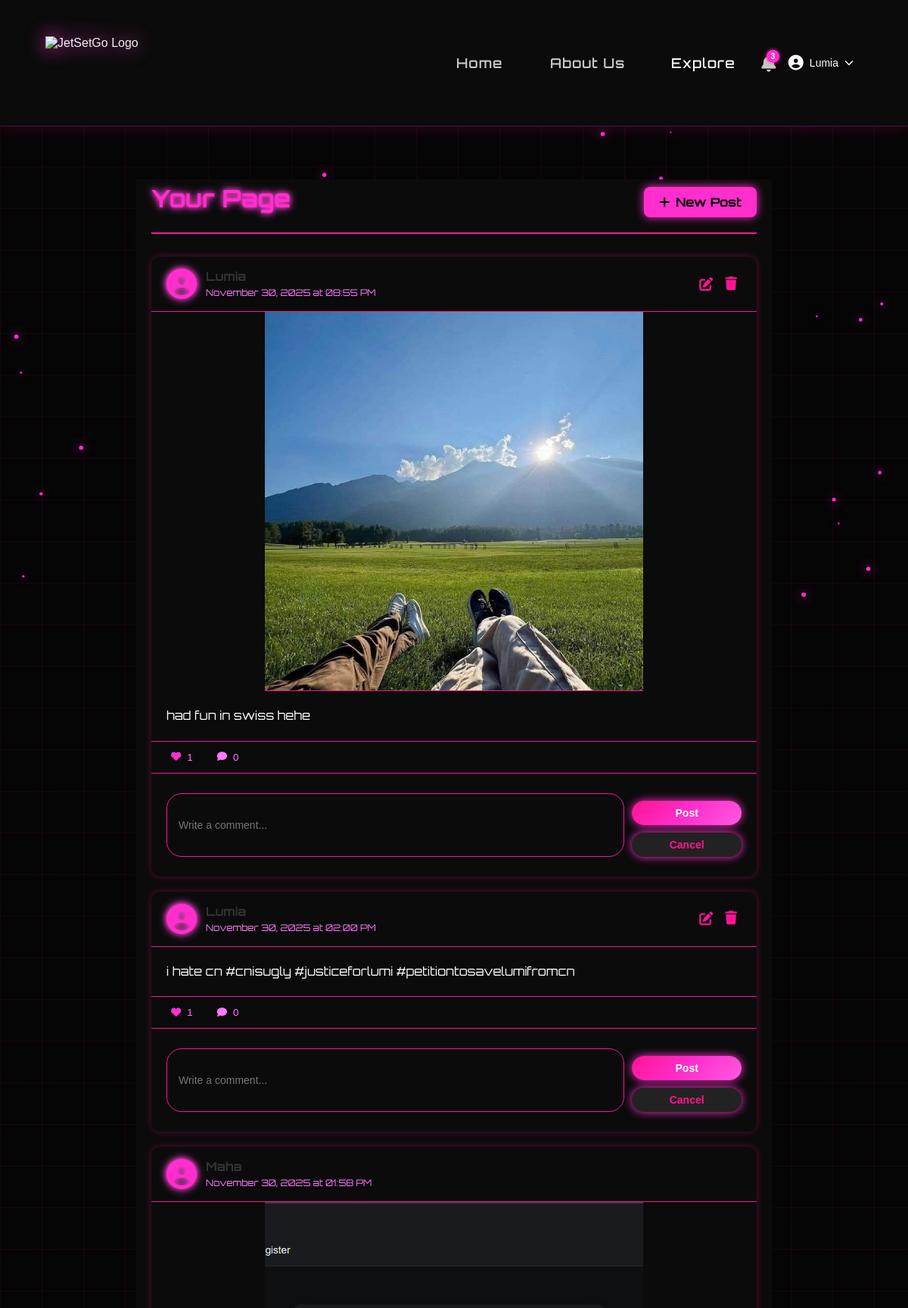
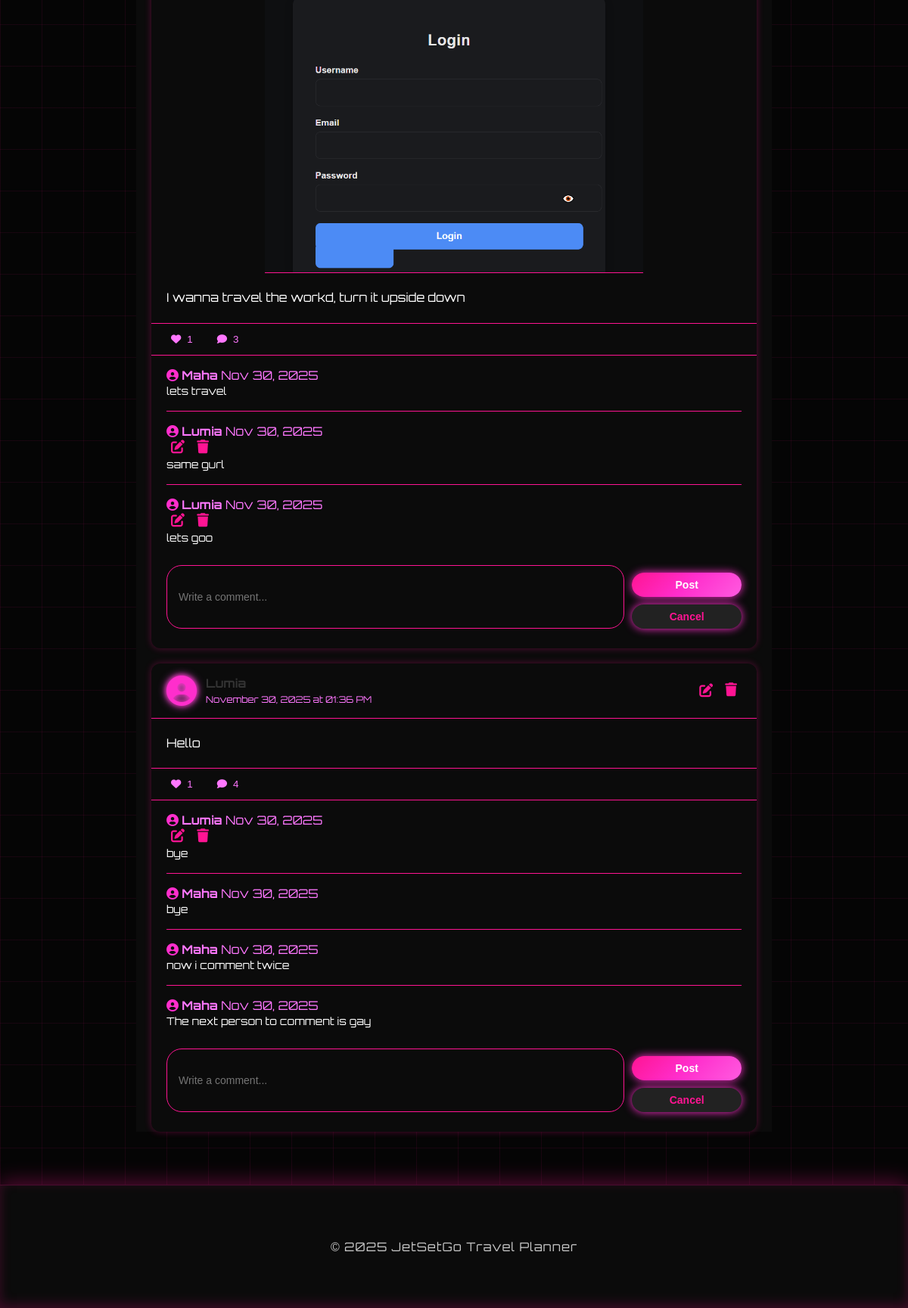
The page /social/your-page (signed in) on the database its author committed (2 pictures, top to bottom).
### app/models.py (models this page shows, shortened)
class User(db.Model):
    __tablename__ = 'user'
    id = db.Column(db.Integer, primary_key=True)
    username = db.Column(db.String(100), nullable=False)
    email = db.Column(db.String(100), unique=True, nullable=False)
    password = db.Column(db.String(200), nullable=False)
    shared_expenses = db.relationship("Expense", secondary=expense_shared, backref="users_shared")
    favorite_destinations = db.relationship(
        "FavoriteDestination",
        secondary=user_favorite_destinations,
        backref=db.backref("users_who_favorited", lazy="dynamic")
    )
    reviews = db.relationship("Review", backref="user", lazy=True, cascade="all, delete-orphan")

class Post(db.Model):
    __tablename__ = "post"
    id = db.Column(db.Integer, primary_key=True)
    user_id = db.Column(db.Integer, db.ForeignKey("user.id"), nullable=False)
    content = db.Column(db.Text, nullable=False)
    image_url = db.Column(db.String(500))
    created_at = db.Column(db.DateTime, default=datetime.utcnow)
    updated_at = db.Column(db.DateTime, default=datetime.utcnow, onupdate=datetime.utcnow)
    user = db.relationship("User", backref=db.backref("posts", lazy=True, cascade="all, delete-orphan"))
    comments = db.relationship("Comment", backref="post", lazy=True, cascade="all, delete-orphan")
    likes = db.relationship("User", secondary=post_likes, backref=db.backref("liked_posts", lazy=True))
    def get_like_count(self):
        return len(self.likes)
    def is_liked_by(self, user):
        return user in self.likes
    def delete(self):
        """Delete post"""
        db.session.delete(self)
        db.session.commit()

class Comment(db.Model):
    __tablename__ = "comment"
    id = db.Column(db.Integer, primary_key=True)
    post_id = db.Column(db.Integer, db.ForeignKey("post.id"), nullable=False)
    user_id = db.Column(db.Integer, db.ForeignKey("user.id"), nullable=False)
    content = db.Column(db.Text, nullable=False)
    created_at = db.Column(db.DateTime, default=datetime.utcnow)
    updated_at = db.Column(db.DateTime, default=datetime.utcnow, onupdate=datetime.utcnow)
    user = db.relationship("User", backref=db.backref("comments", lazy=True, cascade="all, delete-orphan"))
    def delete(self):
        """Delete comment"""
        db.session.delete(self)
        db.session.commit()

### app/routes/social.py (the view)
@social_bp.route("/your-page")
def your_page():
    if "user_id" not in session:
        flash("Please log in to view posts", "danger")
        return redirect(url_for("auth.login"))
    from app.models import Post, User
    user = User.query.get(session["user_id"])
    posts = Post.query.order_by(Post.created_at.desc()).all()
    return render_template("your_page.html", posts=posts, user=user)

### app/templates/your_page.html (shortened to what this page needs)
{% extends 'base.html' %}
{% block content %}
<div class="your-page-container">
    <div class="your-page-header">
        <h1>Your Page</h1>
        <a href="{{ url_for('social.create_post') }}" class="btn btn-primary" style="text-decoration: none; width: auto;">
            <i class="fas fa-plus"></i> New Post
        </a>
    </div>
    <div class="posts-container">
        {% if posts %}
            {% for post in posts %}
                <div class="post-card">
                    <div class="post-header">
                        <div class="post-user-info">
                            <i class="fas fa-user-circle"></i>
                            <div>
                                <h3 style="color: #333;"><b>{{ post.user.username }}</b></h3>
                                <span class="post-date">{{ post.created_at.strftime('%B %d, %Y at %I:%M %p') }}</span>
                            </div>
                        </div>
                        {% if post.user_id == session.get('user_id') %}
                            <div class="post-actions">
                                <a href="{{ url_for('social.edit_post', post_id=post.id) }}" class="btn-icon">
                                    <i class="fas fa-edit"></i>
                                </a>
                                <form method="POST" action="{{ url_for('social.delete_post', post_id=post.id) }}" style="display:inline;">
                                    <button type="submit" class="btn-icon btn-danger" onclick="return confirm('Delete this post?')">
                                        <i class="fas fa-trash"></i>
                                    </button>
                                </form>
                            </div>
                        {% endif %}
                    </div>
                    {% if post.image_url %}
                        <div class="post-image">
                            <img src="{{ post.image_url }}" alt="Post image" loading="lazy">
                        </div>
                    {% endif %}
                    <div class="post-content">
                        <p>{{ post.content }}</p>
                    </div>
                    <div class="post-interactions">
                        <button class="like-btn" data-post-id="{{ post.id }}" onclick="toggleLike('{{ post.id }}')">
                            <i class="fas fa-heart{% if user and post.is_liked_by(user) %} active{% endif %}"></i>
                            <span class="like-count">{{ post.get_like_count() }}</span>
                        </button>
                        <button class="comment-btn" type="button" onclick="toggleCommentForm(this)">
                            <i class="fas fa-comment"></i>
                            <span class="comment-count">{{ post.comments|length }}</span>
                        </button>
                    </div>
                    <div class="comments-section">
                        {% if post.comments %}
                            <div class="comments-list">
                                {% for comment in post.comments %}
                                    <div class="comment-item">
                                        <div class="comment-header">
                                            <div class="comment-user">
                                                <i class="fas fa-user-circle"></i>
                                                <strong>{{ comment.user.username }}</strong>
                                                <span class="comment-date">{{ comment.created_at.strftime('%b %d, %Y') }}</span>
                                            </div>
                                            {% if comment.user_id == session.get('user_id') %}
                                                <div class="comment-actions">
                                                    <button class="btn-icon edit-comment-btn" type="button" data-comment-id="{{ comment.id }}" data-comment-content="{{ comment.content }}">
                                                        <i class="fas fa-edit"></i>
                                                    </button>
                                                    <form method="POST" action="{{ url_for('social.delete_comment', comment_id=comment.id) }}" style="display:inline;">
                                                        <button type="submit" class="btn-icon btn-danger" onclick="return confirm('Delete this comment?')">
                                                            <i class="fas fa-trash"></i>
                                                        </button>
                                                    </form>
                                                </div>
                                            {% endif %}
                                        </div>
                                        <p class="comment-content">{{ comment.content }}</p>
                                    </div>
                                {% endfor %}
                            </div>
                        {% endif %}
                        {% if session.get('user_id') %}
                            <form method="POST" action="{{ url_for('social.add_comment', post_id=post.id) }}" class="comment-form">
                                <input type="text" id="comment_input_{{ post.id }}" name="comment_content" placeholder="Write a comment..." maxlength="1000">
                                <div class="comment-form-actions">
                                    <button type="submit" class="btn btn-small">Post</button>
                                    <button type="button" class="btn btn-small-cancel" onclick="toggleCommentForm(this.closest('.post-card').querySelector('.comment-btn'))">Cancel</button>
                                </div>
                            </form>
                        {% endif %}
                    </div>
                </div>
            {% endfor %}
        {% endif %}
    </div>
</div>
{% endblock %}

### app/templates/base.html (shortened to what this page needs)
<!DOCTYPE html>
<html lang="en">
<head>
    <link rel="stylesheet" href="{{ url_for('static', filename='css/style.css') }}">
    <link rel="stylesheet"
          href="https://cdnjs.cloudflare.com/ajax/libs/font-awesome/6.5.0/css/all.min.css">
</head>
<body>
<header>
    <div class="container nav-container">
        <img src="{{ url_for('static', filename='images/logo.png') }}" alt="JetSetGo Logo" class="logo">
        <nav>
            {% if 'user_id' in session and 'user_email' in session %}
            <a href="{{ url_for('view.user_home') }}">Home</a>
            {% else %}
            <a href="{{ url_for('view.landing') }}">Home</a>
            {% endif %}
            <a href="{{ url_for('main.about') }}">About Us</a>
            <a href="{{ url_for('social.explore') }}" class="nav-explore">Explore</a>
            <div class="notif-wrapper">
                <i class="fas fa-bell notif-bell" id="notifBell"></i>
                <span id="notifBadge" class="notif-badge" style="display:none;">0</span>
            </div>
            {% if 'user_id' in session and 'user_email' in session %}
                <div class="user-dropdown-wrapper">
                    <button class="user-dropdown-toggle">
                        <i class="fas fa-user-circle"></i>
                        <span class="username-display">{{ session.get('user_name', 'User') }}</span>
                        <i class="fas fa-chevron-down"></i>
                    </button>
                </div>
            {% else %}
                <a href="{{ url_for('auth.login') }}">Login</a>
                <a href="{{ url_for('auth.register') }}">Register</a>
            {% endif %}
        </nav>
    </div>
</header>
<main class="container">
    {% block content %}{% endblock %}
</main>
<footer>
    <div class="container">
        <p>&copy; {{ 2025 }} JetSetGo Travel Planner</p>
    </div>
</footer>
</body>
</html>

### app/static/css/style.css (style rules this page uses)
:root { --bg-color: #000000; --text-color: #f2f2f2; --soft-text: #c7c7c7; --card-bg: rgba(10, 10, 10, 0.8); --border-color: #ff2ecc; --neon-pink: #ff2ecc; --neon-hover: #ff5be0; }
body { background: var(--bg-color); color: var(--text-color); font-family: "Inter", sans-serif; margin: 0; padding: 0; opacity: 0; animation: fadeIn 0.9s ease-out forwards; }
a { transition: opacity 0.3s ease; }
.container { width: 90%; max-width: 1150px; margin: auto; }
body::before { content: ""; position: fixed; top: 0; left: 0; width: 100%; height: 100%; background-image: linear-gradient(rgba(255, 20, 147, 0.08) 1px, transparent 1px), linear-gradient(90deg, rgba(255, 20, 147, 0.08) 1px, transparent 1px); background-size: 55px 55px; animation: gridMove 32s linear infinite; z-index: -3; pointer-events: none !important; }
header { background: #0b0b0b; padding: 18px 0; border-bottom: 1px solid rgba(255, 20, 147, 0.3); box-shadow: 0 0 20px rgba(255, 20, 147, 0.2); position: relative; z-index: 20; }
header .container { display: flex; justify-content: space-between; align-items: center; }
.logo { height: 70px; filter: drop-shadow(0 0 12px var(--neon-pink)); }
nav a { margin-left: 30px; text-decoration: none; color: var(--soft-text); font-size: 18px; font-family: "Orbitron", sans-serif; letter-spacing: 1px; font-weight: 600; padding: 10px 14px; transition: 0.25s ease; position: relative; z-index: 20; }
input { width: 100%; padding: 12px 14px; border-radius: 8px; background: #0a0a0a; color: var(--text-color); border: 1px solid #333; box-sizing: border-box; transition: 0.2s ease; position: relative; z-index: 20; }
.btn { width: 100%; padding: 12px 0; background: var(--neon-pink); color: #000; border: none; font-weight: 600; font-size: 16px; margin-top: 10px; border-radius: 8px; cursor: pointer; transition: 0.25s ease; box-shadow: 0 0 12px var(--neon-pink); position: relative; z-index: 20; }
footer { background: #0b0b0b; padding: 25px 0; text-align: center; color: var(--soft-text); border-top: 1px solid rgba(255, 20, 147, 0.25); font-family: "Orbitron", sans-serif; letter-spacing: 1px; box-shadow: 0 -5px 25px rgba(255, 20, 147, 0.3), inset 0 -5px 15px rgba(255, 20, 147, 0.2); position: relative; z-index: 20; }
.container { max-width: 1200px; margin: auto; padding: 30px 15px; position: relative; z-index: 10; }
.btn-primary { background: var(--neon-pink) !important; color: #000 !important; border: none !important; box-shadow: 0 0 12px var(--neon-pink); }
body { background: #050505; color: #eee; font-family: 'Poppins', sans-serif; }
.btn, .btn-small, .btn-clear { padding: 10px 18px; border: none; border-radius: 8px; background: var(--neon-pink); color: #000; cursor: pointer; font-weight: bold; transition: 0.2s ease; }
.btn-small { padding: 6px 12px; }
.notif-wrapper { position: relative; display: inline-block; margin-left: 18px; }
.notif-bell { font-size: 22px; color: var(--soft-text); cursor: pointer; transition: 0.25s ease; text-shadow: none; position: relative; top: 2px; }
.notif-badge { position: absolute; top: -5px; right: -5px; background: var(--neon-pink); color: white; font-size: 10px; padding: 3px 6px; border-radius: 50%; font-weight: bold; box-shadow: 0 0 5px var(--neon-pink); }

### app/templates/base.html (style rules this page uses)
.nav-explore { color: white; text-decoration: none; font-weight: 500; transition: all 0.3s; padding: 8px 12px; border-radius: 6px; }
.user-dropdown-wrapper { position: relative; display: inline-block; }
.user-dropdown-toggle { background: none; border: none; color: white; cursor: pointer; display: flex; align-items: center; gap: 8px; font-size: 14px; transition: opacity 0.3s; padding: 8px 12px; border-radius: 6px; }
.user-dropdown-toggle i:first-child { font-size: 20px; }
.user-dropdown-toggle i:last-child { font-size: 12px; transition: transform 0.3s; }

### rows shown on the page
User: get "Lumia"
Post: user.username "Lumia", created_at "November 30, 2025 at 08:55 PM", image_url (picture), content "had fun in swiss hehe", get_like_count "1", comments|length "0"
Post: user.username "Lumia", created_at "November 30, 2025 at 02:00 PM", content "i hate cn #cnisugly #justiceforlumi #petitiontosavelumifromcn", get_like_count "1", comments|length "0"
Post: user.username "Maha", created_at "November 30, 2025 at 01:58 PM", image_url (picture), content "I wanna travel the workd, turn it upside down", get_like_count "1", comments|length "3"
Comment: user.username "Maha", created_at "Nov 30, 2025", content "lets travel"
Comment: user.username "Lumia", created_at "Nov 30, 2025", content "same gurl"
Comment: user.username "Lumia", created_at "Nov 30, 2025", content "lets goo"
Post: user.username "Lumia", created_at "November 30, 2025 at 01:36 PM", content "Hello", get_like_count "1", comments|length "4"
Comment: user.username "Lumia", created_at "Nov 30, 2025", content "bye"
Comment: user.username "Maha", created_at "Nov 30, 2025", content "bye"
Comment: user.username "Maha", created_at "Nov 30, 2025", content "now i comment twice"
Comment: user.username "Maha", created_at "Nov 30, 2025", content "The next person to comment is gay"

### other values the page prints
{{ 2025 }} "2025"
